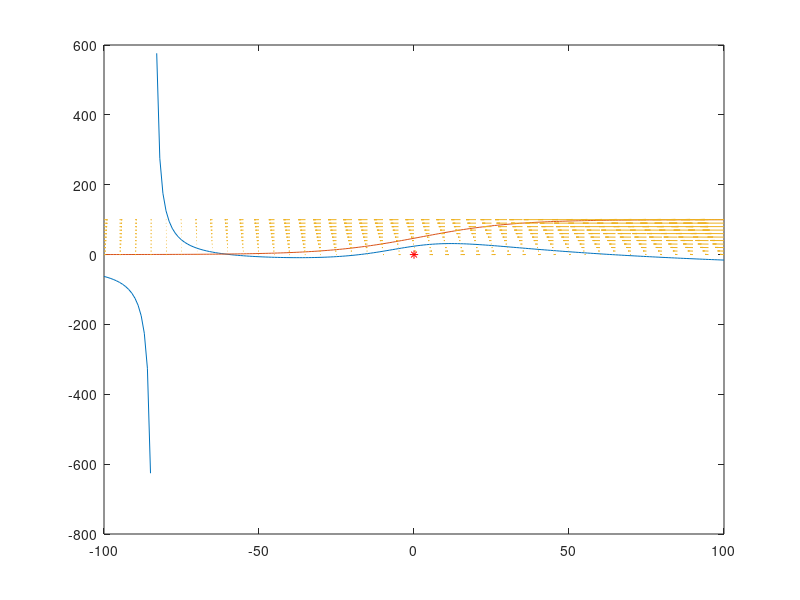

This figure's MATLAB source: (Note: this script raises an error after producing the figure.)
global Iext
global Phi

Iext = 0;
Phi = 0.02;

% Plotting nullclines
nc1 = @(V)(-2.2*(1+tanh((V+1.2)/18)).*(V-120) - 2*(V+60))./(8*(V+84));
nc2 = @(V)0.5*(1+tanh((V-2)/30));
V = -100:1:100;
plot(V,100*nc1(V)); hold on;
plot(V,100*nc2(V));

% Quiver
[V,m] = meshgrid(-100:5:100,0:0.1:1);
dV = -0.11*(1+tanh((V+1.2)/18)).*(V-120) - 0.4*m.*(V+84) - 0.1*(V+60);
dm = (0.5*(1+tanh((V-2)/30)) - m)*0.02.*cosh((V-2)/60);
q = quiver(V,100*m,dV,100*dm); 
% Finding equilibrium points
y_init = [-60; 0];
equiPoint = fsolve(@mle,y_init);
plot(equiPoint(1),100*equiPoint(2),'r*')
disp(equiPoint)

% Jacobi and Eigen values at equilibrium points 
syms v m
J = jacobian([-0.11*(1+tanh((v+1.2)/18))*(v-120) - 0.4*m.*(v+84) - 0.1*(v+60), (0.5*(1+tanh((v-2)/30)) - m)*0.02.*cosh((v-2)/60)],[v,m]);
A = double(subs(J,[v,m],equiPoint'));
disp(A);
[V,D] = eig(A)

deltaT = [0, 500];
equiPoint1 = equiPoint

Iext = 4
% Generating action potential
[t, y] = ode45(@mle4ode,deltaT,equiPoint);
plot(y(:,1),100*y(:,2))

Iext = 0
% Depolarizing current pulses
equiPoint1(1) = equiPoint(1) + 50;

Phi= 0.01
[t, y] = ode45(@mle4ode,deltaT,equiPoint1);
%plot(y(:,1),100*y(:,2))

Phi = 0.02
[t, y] = ode45(@mle4ode,deltaT,equiPoint1);
%plot(y(:,1),100*y(:,2))

Phi = 0.04
[t, y] = ode45(@mle4ode,deltaT,equiPoint1);
%plot(y(:,1),100*y(:,2))

legend('V Nullcline', 'm nullcline', 'Gradients' ,'Equilibrium point')

ylim([0 100])
xlim([-100 100])

function dYdt = mle4ode(t,y)
    global Iext
    global Phi
    dYdt1 = (Iext -0.11 * (1+tanh((y(1)+1.2)/18))*(y(1)-120) - 0.4*y(2)*(y(1)+84) - 0.1*(y(1)+60));
    dYdt2 = ((0.5*(1+tanh((y(1)-2)/30)) - y(2))*Phi*cosh((y(1)-2)/60));
    dYdt = [dYdt1;dYdt2]; 
end

function dYdt = mle(y)
    dYdt1 = -0.11*(1+tanh((y(1)+1.2)/18))*(y(1)-120) - 0.4*y(2)*(y(1)+84) - 0.1*(y(1)+60);
    dYdt2 = (0.5*(1+tanh((y(1)-2)/30)) - y(2))*0.02*cosh((y(1)-2)/60);
    dYdt = [dYdt1;dYdt2]; 
end
